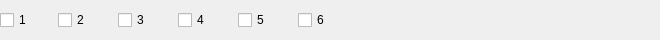
                    <widget class="QWidget" name="widget_RecTrack">
                     <property name="sizePolicy">
                      <sizepolicy hsizetype="Fixed" vsizetype="Fixed">
                       <horstretch>0</horstretch>
                       <verstretch>0</verstretch>
                      </sizepolicy>
                     </property>
                     <property name="minimumSize">
                      <size>
                       <width>660</width>
                       <height>40</height>
                      </size>
                     </property>
                     <property name="maximumSize">
                      <size>
                       <width>660</width>
                       <height>40</height>
                      </size>
                     </property>
                     <property name="styleSheet">
                      <string notr="true"/>
                     </property>
                     <layout class="QHBoxLayout" name="horizontalLayout_40">
                      <property name="spacing">
                       <number>28</number>
                      </property>
                      <property name="leftMargin">
                       <number>0</number>
                      </property>
                      <property name="topMargin">
                       <number>0</number>
                      </property>
                      <property name="rightMargin">
                       <number>0</number>
                      </property>
                      <property name="bottomMargin">
                       <number>0</number>
                      </property>
                      <item>
                       <widget class="QCheckBox" name="checkBox_AdvOutRecTrack1">
                        <property name="minimumSize">
                         <size>
                          <width>30</width>
                          <height>18</height>
                         </size>
                        </property>
                        <property name="maximumSize">
                         <size>
                          <width>30</width>
                          <height>18</height>
                         </size>
                        </property>
                        <property name="styleSheet">
                         <string notr="true"/>
                        </property>
                        <property name="text">
                         <string>1</string>
                        </property>
                        <property name="tristate">
                         <bool>false</bool>
                        </property>
                       </widget>
                      </item>
                      <item>
                       <widget class="QCheckBox" name="checkBox_AdvOutRecTrack2">
                        <property name="minimumSize">
                         <size>
                          <width>0</width>
                          <height>18</height>
                         </size>
                        </property>
                        <property name="maximumSize">
                         <size>
                          <width>33</width>
                          <height>18</height>
                         </size>
                        </property>
                        <property name="styleSheet">
                         <string notr="true"/>
                        </property>
                        <property name="text">
                         <string>2</string>
                        </property>
                       </widget>
                      </item>
                      <item>
                       <widget class="QCheckBox" name="checkBox_AdvOutRecTrack3">
                        <property name="minimumSize">
                         <size>
                          <width>0</width>
                          <height>18</height>
                         </size>
                        </property>
                        <property name="maximumSize">
                         <size>
                          <width>33</width>
                          <height>18</height>
                         </size>
                        </property>
                        <property name="styleSheet">
                         <string notr="true"/>
                        </property>
                        <property name="text">
                         <string>3</string>
                        </property>
                       </widget>
                      </item>
                      <item>
                       <widget class="QCheckBox" name="checkBox_AdvOutRecTrack4">
                        <property name="minimumSize">
                         <size>
                          <width>0</width>
                          <height>18</height>
                         </size>
                        </property>
                        <property name="maximumSize">
                         <size>
                          <width>33</width>
                          <height>18</height>
                         </size>
                        </property>
                        <property name="styleSheet">
                         <string notr="true"/>
                        </property>
                        <property name="text">
                         <string>4</string>
                        </property>
                       </widget>
                      </item>
                      <item>
                       <widget class="QCheckBox" name="checkBox_AdvOutRecTrack5">
                        <property name="minimumSize">
                         <size>
                          <width>0</width>
                          <height>18</height>
                         </size>
                        </property>
                        <property name="maximumSize">
                         <size>
                          <width>33</width>
                          <height>18</height>
                         </size>
                        </property>
                        <property name="styleSheet">
                         <string notr="true"/>
                        </property>
                        <property name="text">
                         <string>5</string>
                        </property>
                       </widget>
                      </item>
                      <item>
                       <widget class="QCheckBox" name="checkBox_AdvOutRecTrack6">
                        <property name="minimumSize">
                         <size>
                          <width>0</width>
                          <height>18</height>
                         </size>
                        </property>
                        <property name="maximumSize">
                         <size>
                          <width>33</width>
                          <height>18</height>
                         </size>
                        </property>
                        <property name="text">
                         <string>6</string>
                        </property>
                       </widget>
                      </item>
                      <item>
                       <spacer name="horizontalSpacer_4">
                        <property name="orientation">
                         <enum>Qt::Horizontal</enum>
                        </property>
                        <property name="sizeHint" stdset="0">
                         <size>
                          <width>40</width>
                          <height>20</height>
                         </size>
                        </property>
                       </spacer>
                      </item>
                     </layout>
                    </widget>
